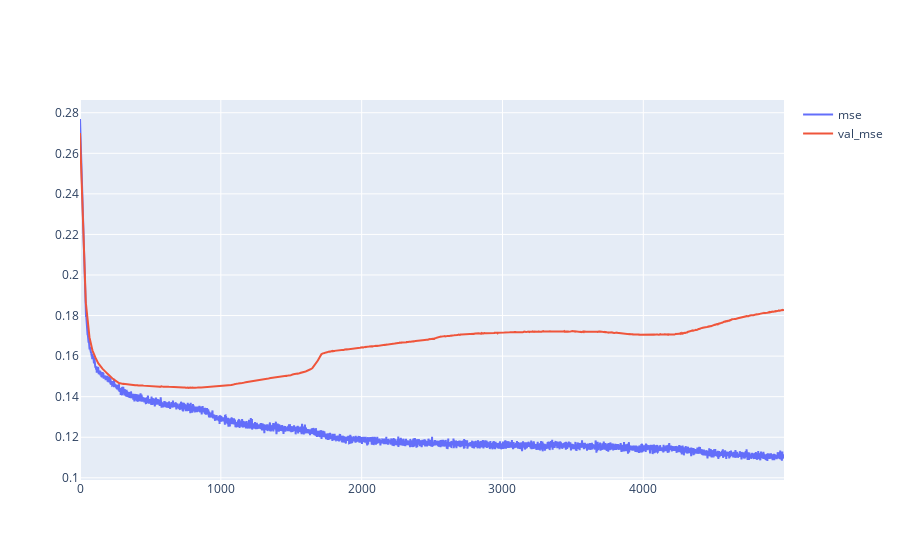

Notebook code cell kept with this figure:
### Code cell
fig = go.Figure()
fig.add_trace(go.Scatter(x=[_ for _ in range(0, len(history.history['mse']))], y=history.history['mse'], mode='lines', name='mse'))
fig.add_trace(go.Scatter(x=[_ for _ in range(0, len(history.history['val_mse']))], y=history.history['val_mse'], mode='lines', name='val_mse'))
fig.show()

### Figure 1 — Plotly figure (JSON) as saved in the notebook; plotly's stock layout.template omitted (floating-point values rounded to 4 significant figures; data arrays with more than 128 entries replaced by an {"elided": "..."} marker saying what was removed)
{"data": [{"mode": "lines", "name": "mse", "type": "scatter", "x": {"elided": "5000 int values"}, "y": {"elided": "5000 float values"}}, {"mode": "lines", "name": "val_mse", "type": "scatter", "x": {"elided": "5000 int values"}, "y": {"elided": "5000 float values"}}], "layout": {}}
